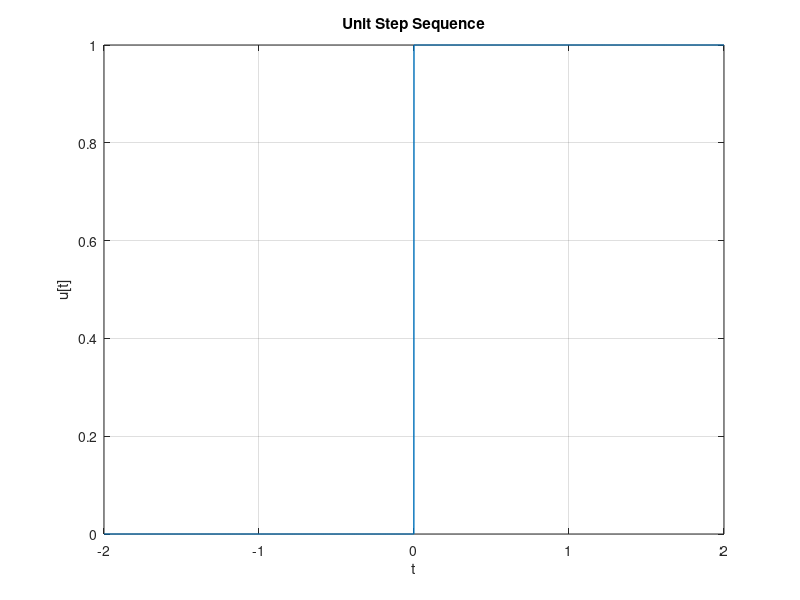

MATLAB code to generate this figure:
clc;
clear;
close all;

% Define the sequence range
t = -2:0.001:2;

% Create unit step sequence
u = (t >= 0);

% Plot the sequence
plot(t, u, 'LineWidth', 1);

% Labels and title
title('Unit Step Sequence');
xlabel('t');
ylabel('u[t]');

grid on;
